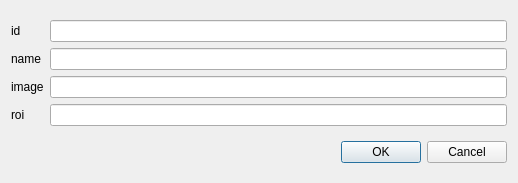
<?xml version="1.0" encoding="UTF-8"?>
<ui version="4.0">
 <class>addDialogXmlExcelCsv</class>
 <widget class="QDialog" name="addDialogXmlExcelCsv">
  <property name="geometry">
   <rect>
    <x>0</x>
    <y>0</y>
    <width>518</width>
    <height>183</height>
   </rect>
  </property>
  <property name="windowTitle">
   <string>Dialog</string>
  </property>
  <layout class="QGridLayout" name="gridLayout">
   <item row="0" column="0">
    <layout class="QHBoxLayout" name="horizontalLayout_2">
     <item>
      <layout class="QVBoxLayout" name="verticalLayout">
       <item>
        <widget class="QLabel" name="label">
         <property name="text">
          <string>id</string>
         </property>
        </widget>
       </item>
       <item>
        <widget class="QLabel" name="label_2">
         <property name="text">
          <string>name</string>
         </property>
        </widget>
       </item>
       <item>
        <widget class="QLabel" name="label_3">
         <property name="text">
          <string>image</string>
         </property>
        </widget>
       </item>
       <item>
        <widget class="QLabel" name="label_4">
         <property name="text">
          <string>roi</string>
         </property>
        </widget>
       </item>
      </layout>
     </item>
     <item>
      <layout class="QVBoxLayout" name="verticalLayout_2">
       <item>
        <widget class="QLineEdit" name="idLineEdit"/>
       </item>
       <item>
        <widget class="QLineEdit" name="nameLineEdit"/>
       </item>
       <item>
        <widget class="QLineEdit" name="imageLineEdit"/>
       </item>
       <item>
        <widget class="QLineEdit" name="roiLineEdit"/>
       </item>
      </layout>
     </item>
    </layout>
   </item>
   <item row="1" column="0">
    <layout class="QHBoxLayout" name="horizontalLayout">
     <item>
      <spacer name="horizontalSpacer">
       <property name="orientation">
        <enum>Qt::Horizontal</enum>
       </property>
       <property name="sizeHint" stdset="0">
        <size>
         <width>40</width>
         <height>20</height>
        </size>
       </property>
      </spacer>
     </item>
     <item>
      <widget class="QDialogButtonBox" name="buttonBox">
       <property name="standardButtons">
        <set>QDialogButtonBox::Cancel|QDialogButtonBox::Ok</set>
       </property>
      </widget>
     </item>
    </layout>
   </item>
  </layout>
 </widget>
 <resources/>
 <connections/>
</ui>
